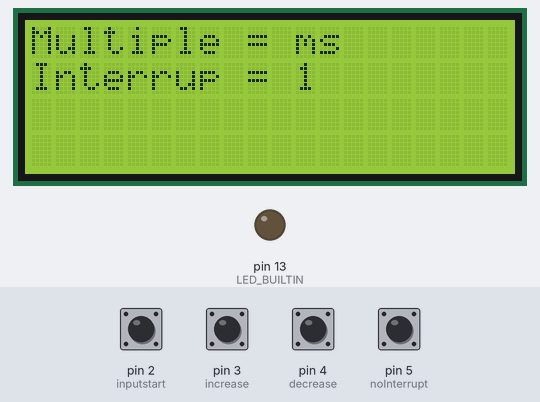
The sketch below on a simulated Arduino Uno, built with avr-gcc and run on an emulated ATmega328P. On the bench: 20×4 character LCD, output pins drawn as LEDs (lit = HIGH). The test bench sets the inputs (shaded band); at power-on: pin 2 (inputstart), pin 3 (increase), pin 4 (decrease), pin 5 (noInterrupt) HIGH. What the sketch prints to the serial monitor is not drawn.

Above: at 1.2 s.
1.3 s: pin 2 (inputstart) pulled LOW for 0.15 s
At 1.95 s:
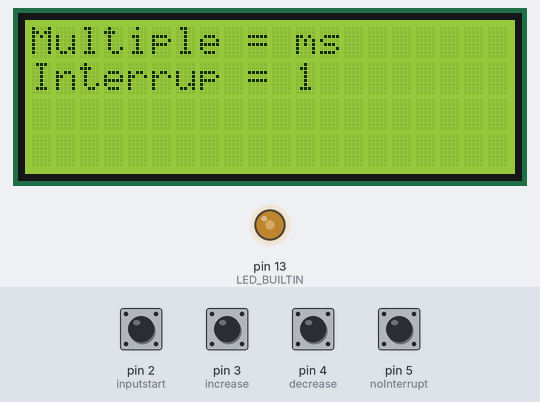
2.0 s: pin 5 (noInterrupt) pulled LOW for 0.15 s
3.7 s: pin 3 (increase) pulled LOW for 1 s
At 5.8 s:
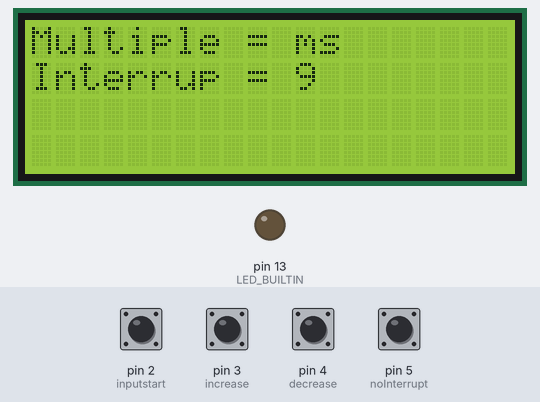
6.2 s: pin 2 (inputstart) pulled LOW for 1 s
7.8 s: pin 5 (noInterrupt) pulled LOW for 1 s
10.3 s: pin 3 (increase) pulled LOW for 0.15 s
At 10.7 s:
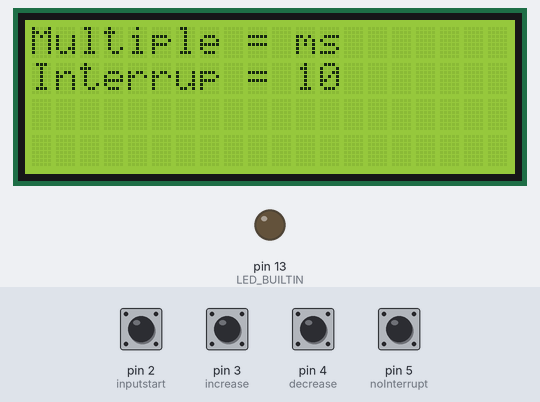
Timing chart, 0 to 12.9 s (numbered marks = the images above; inputs shaded):
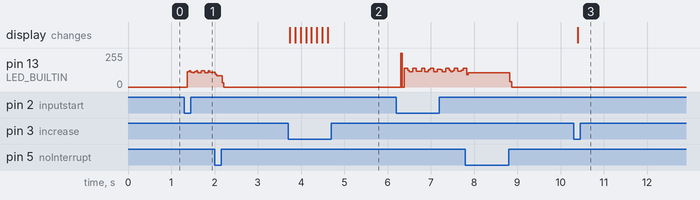

The sketch:

ShortLCDI2C.ino
```cpp
/* Interruptions with LCD I2C*/
/* 07/13/2020*/

// Include the libraries:
// LiquidCrystal_I2C.h: https://github.com/johnrickman/LiquidCrystal_I2C
#include <Wire.h> // Library for I2C communication
#include <LiquidCrystal_I2C.h> // Library for LCD
String multiple = "ms";
const int inputstart = 2; //digital 2 as start
const int increase = 3; //digital 3 as increase time
const int decrease = 4; //digital 4 as decrease time
const int noInterrupt = 5; //digital 5 as stop interruptions
int interruption = 1;

// Wiring: SDA pin is connected to A4 and SCL pin to A5.
// Connect to LCD via I2C, default address 0x27 (A0-A2 not jumpered)
LiquidCrystal_I2C lcd = LiquidCrystal_I2C(0x3F, 20, 4); // Change to (0x27,16,2) for 16x2 LCD.

void setup() {
  pinMode(inputstart, INPUT);           // set pin to input
  digitalWrite(inputstart, HIGH);       // turn on pullup resistors
  pinMode(increase, INPUT);           // set pin to input
  digitalWrite(increase, HIGH);       // turn on pullup resistors
  pinMode(decrease, INPUT);           // set pin to input
  digitalWrite(decrease, HIGH);       // turn on pullup resistors
  pinMode(noInterrupt, INPUT);           // set pin to input
  digitalWrite(noInterrupt, HIGH);       // turn on pullup resistors
  // Initiate the LCD:
  lcd.init();
  lcd.backlight();
  selectTimeMultiple(0);
  // initialize digital pin LED_BUILTIN as an output.
  pinMode(LED_BUILTIN, OUTPUT);
  lcd.setCursor(0, 1); //Set the cursor on the third column and the second row (counting starts at 0!).
  lcd.print("Interrup = " + String(interruption));
  Serial.begin(9600);
  while (!Serial); // Leonardo: wait for serial monitor
  Serial.println("Inicializado");

}

void loop() {
  // Print 'Scale' on the first line of the LCD:
  Serial.println("1");
  Serial.println(digitalRead(inputstart));
  delay(100);
  selectTimeMultiple(0);
  if(digitalRead(inputstart) == 0){
     Serial.println("Start");
    instart(interruption,multiple);
  }
  else if(digitalRead(increase) == 0){
    increaseTimeInterruption();
  }
  else if(digitalRead(decrease) == 0){
    decreaseTimeInterruption();
  }

}
void decreaseTimeInterruption(){
  if(interruption >= 1){
    interruption--;
    lcd.setCursor(0, 1); //Set the cursor on the third column and the second row (counting starts at 0!).
    lcd.print("Interrup = " + String(interruption));
  }
}

void increaseTimeInterruption(){
  interruption++;
  lcd.setCursor(0, 1); //Set the cursor on the third column and the second row (counting starts at 0!).
  lcd.print("Interrup = " + String(interruption));
}

void instart(int interruption,String multiples){
  if(multiples = "ms"){
    while(1){
      digitalWrite(LED_BUILTIN, HIGH);   // turn the LED on (HIGH is the voltage level)
      Serial.println("ON");
      delay(interruption);
      digitalWrite(LED_BUILTIN, LOW);    // turn the LED off by making the voltage LOW
      Serial.println("OFF");
      delay(interruption);
      if(digitalRead(noInterrupt) == 0){
        break;
      }
    }
    if(multiples = "us"){
    while(1){
      digitalWrite(LED_BUILTIN, HIGH);   // turn the LED on (HIGH is the voltage level)
      delayMicroseconds(interruption);
      digitalWrite(LED_BUILTIN, LOW);    // turn the LED off by making the voltage LOW
      delayMicroseconds(interruption);
      if(digitalRead(noInterrupt) == 1){
        break;
      }
    }

  }

  }
}

void selectTimeMultiple(int value){
  lcd.setCursor(0, 0); // Set the cursor on the first column and first row.
  switch(value){
    case 1:
      lcd.print("Multiple = ms"); // Print the string "Scale = ms"
      multiple = "ms";
    case 2:
      lcd.print("Multiple = us"); // Print the string "Scale = us"
      multiple = "us";
    default:
      lcd.print("Multiple = ms"); // Print the string "Scale = ms"
  }
}
```

Measured:
- after the input at 3.7 s, the display: first changes at once (image 2 shows a later state)
- after the input at 10.3 s, the display: changes after 0.09 s (image 3)
